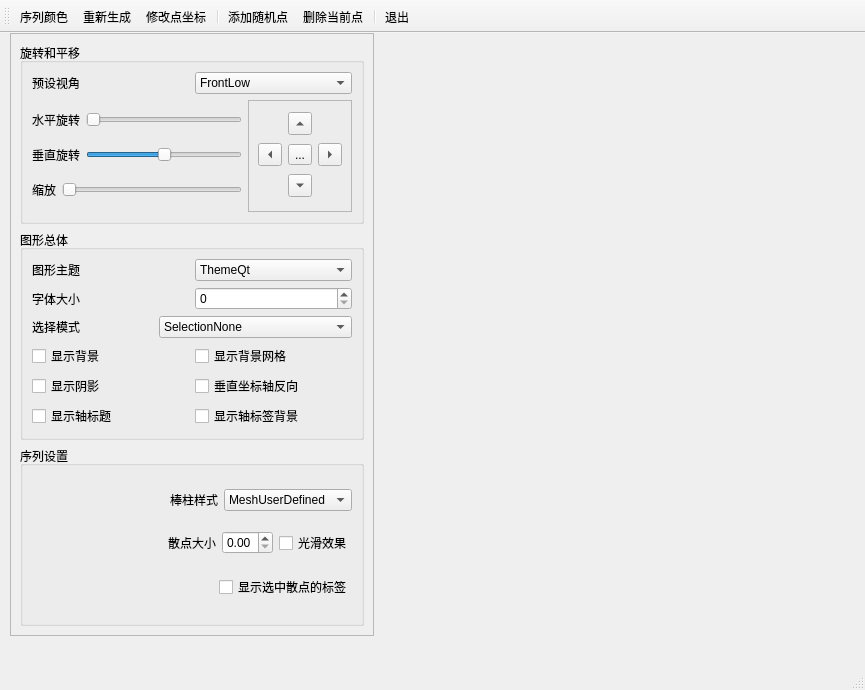
<?xml version="1.0" encoding="UTF-8"?>
<ui version="4.0">
 <class>MainWindow</class>
 <widget class="QMainWindow" name="MainWindow">
  <property name="geometry">
   <rect>
    <x>0</x>
    <y>0</y>
    <width>865</width>
    <height>690</height>
   </rect>
  </property>
  <property name="windowTitle">
   <string>Q3DScatter三维散点图</string>
  </property>
  <widget class="QWidget" name="centralwidget">
   <widget class="QFrame" name="frame_setupChart">
    <property name="geometry">
     <rect>
      <x>10</x>
      <y>0</y>
      <width>364</width>
      <height>603</height>
     </rect>
    </property>
    <property name="frameShape">
     <enum>QFrame::StyledPanel</enum>
    </property>
    <property name="frameShadow">
     <enum>QFrame::Raised</enum>
    </property>
    <layout class="QVBoxLayout" name="verticalLayout_5">
     <item>
      <widget class="QGroupBox" name="groupBox">
       <property name="title">
        <string>旋转和平移</string>
       </property>
       <layout class="QVBoxLayout" name="verticalLayout_3">
        <item>
         <layout class="QHBoxLayout" name="horizontalLayout_7">
          <item>
           <widget class="QLabel" name="label">
            <property name="text">
             <string>预设视角</string>
            </property>
           </widget>
          </item>
          <item>
           <widget class="QComboBox" name="comboBox_preView">
            <item>
             <property name="text">
              <string>FrontLow</string>
             </property>
            </item>
            <item>
             <property name="text">
              <string>Front</string>
             </property>
            </item>
            <item>
             <property name="text">
              <string>FrontHigh</string>
             </property>
            </item>
            <item>
             <property name="text">
              <string>LeftLow</string>
             </property>
            </item>
            <item>
             <property name="text">
              <string>Left</string>
             </property>
            </item>
            <item>
             <property name="text">
              <string>LeftHigh</string>
             </property>
            </item>
            <item>
             <property name="text">
              <string>RightLow</string>
             </property>
            </item>
            <item>
             <property name="text">
              <string>Right</string>
             </property>
            </item>
            <item>
             <property name="text">
              <string>RightHigh</string>
             </property>
            </item>
            <item>
             <property name="text">
              <string>BehindLow</string>
             </property>
            </item>
            <item>
             <property name="text">
              <string>Behind</string>
             </property>
            </item>
            <item>
             <property name="text">
              <string>BehindHigh</string>
             </property>
            </item>
            <item>
             <property name="text">
              <string>sometricLeft</string>
             </property>
            </item>
            <item>
             <property name="text">
              <string>sometricLeftHigh</string>
             </property>
            </item>
            <item>
             <property name="text">
              <string>sometricRight</string>
             </property>
            </item>
            <item>
             <property name="text">
              <string>sometricRightHigh</string>
             </property>
            </item>
            <item>
             <property name="text">
              <string>DirectlyAbove</string>
             </property>
            </item>
            <item>
             <property name="text">
              <string>DirectlyAboveCW45</string>
             </property>
            </item>
            <item>
             <property name="text">
              <string>DirectlyAboveCCW45</string>
             </property>
            </item>
            <item>
             <property name="text">
              <string>FrontBelow</string>
             </property>
            </item>
            <item>
             <property name="text">
              <string>LeftBelow</string>
             </property>
            </item>
            <item>
             <property name="text">
              <string>RightBelow</string>
             </property>
            </item>
            <item>
             <property name="text">
              <string>BehindBelow</string>
             </property>
            </item>
            <item>
             <property name="text">
              <string>DirectlyBelow</string>
             </property>
            </item>
           </widget>
          </item>
         </layout>
        </item>
        <item>
         <layout class="QHBoxLayout" name="horizontalLayout_11">
          <item>
           <layout class="QVBoxLayout" name="verticalLayout_2">
            <item>
             <layout class="QHBoxLayout" name="horizontalLayout_8">
              <item>
               <widget class="QLabel" name="label_2">
                <property name="text">
                 <string>水平旋转</string>
                </property>
               </widget>
              </item>
              <item>
               <widget class="QSlider" name="horizontalSlider_horizontalRotate">
                <property name="orientation">
                 <enum>Qt::Horizontal</enum>
                </property>
               </widget>
              </item>
             </layout>
            </item>
            <item>
             <layout class="QHBoxLayout" name="horizontalLayout_9">
              <item>
               <widget class="QLabel" name="label_3">
                <property name="text">
                 <string>垂直旋转</string>
                </property>
               </widget>
              </item>
              <item>
               <widget class="QSlider" name="horizontalSlider_VerticalRotate">
                <property name="minimum">
                 <number>-180</number>
                </property>
                <property name="maximum">
                 <number>180</number>
                </property>
                <property name="orientation">
                 <enum>Qt::Horizontal</enum>
                </property>
               </widget>
              </item>
             </layout>
            </item>
            <item>
             <layout class="QHBoxLayout" name="horizontalLayout_10">
              <item>
               <widget class="QLabel" name="label_4">
                <property name="text">
                 <string>缩放</string>
                </property>
               </widget>
              </item>
              <item>
               <widget class="QSlider" name="horizontalSlider_scaled">
                <property name="minimum">
                 <number>10</number>
                </property>
                <property name="maximum">
                 <number>100</number>
                </property>
                <property name="orientation">
                 <enum>Qt::Horizontal</enum>
                </property>
               </widget>
              </item>
             </layout>
            </item>
           </layout>
          </item>
          <item>
           <widget class="QFrame" name="frame">
            <property name="frameShape">
             <enum>QFrame::StyledPanel</enum>
            </property>
            <property name="frameShadow">
             <enum>QFrame::Raised</enum>
            </property>
            <layout class="QGridLayout" name="gridLayout">
             <item row="0" column="1">
              <widget class="QToolButton" name="toolButton_up">
               <property name="text">
                <string>...</string>
               </property>
               <property name="arrowType">
                <enum>Qt::UpArrow</enum>
               </property>
              </widget>
             </item>
             <item row="1" column="0">
              <widget class="QToolButton" name="toolButton_left">
               <property name="text">
                <string>...</string>
               </property>
               <property name="arrowType">
                <enum>Qt::LeftArrow</enum>
               </property>
              </widget>
             </item>
             <item row="1" column="1">
              <widget class="QToolButton" name="toolButton_refresh">
               <property name="text">
                <string>...</string>
               </property>
              </widget>
             </item>
             <item row="1" column="2">
              <widget class="QToolButton" name="toolButton_right">
               <property name="text">
                <string>...</string>
               </property>
               <property name="arrowType">
                <enum>Qt::RightArrow</enum>
               </property>
              </widget>
             </item>
             <item row="2" column="1">
              <widget class="QToolButton" name="toolButton_down">
               <property name="text">
                <string>...</string>
               </property>
               <property name="arrowType">
                <enum>Qt::DownArrow</enum>
               </property>
              </widget>
             </item>
            </layout>
           </widget>
          </item>
         </layout>
        </item>
       </layout>
      </widget>
     </item>
     <item>
      <widget class="QGroupBox" name="groupBox_2">
       <property name="title">
        <string>图形总体</string>
       </property>
       <layout class="QVBoxLayout" name="verticalLayout">
        <item>
         <layout class="QHBoxLayout" name="horizontalLayout">
          <item>
           <widget class="QLabel" name="label_5">
            <property name="text">
             <string>图形主题</string>
            </property>
           </widget>
          </item>
          <item>
           <widget class="QComboBox" name="comboBox_mapTheme">
            <item>
             <property name="text">
              <string>ThemeQt</string>
             </property>
            </item>
            <item>
             <property name="text">
              <string>ThemePrimaryColors</string>
             </property>
            </item>
            <item>
             <property name="text">
              <string>ThemeDigia</string>
             </property>
            </item>
            <item>
             <property name="text">
              <string>ThemeStoneMoss</string>
             </property>
            </item>
            <item>
             <property name="text">
              <string>ThemeArmyBlue</string>
             </property>
            </item>
            <item>
             <property name="text">
              <string>ThemeRetro</string>
             </property>
            </item>
            <item>
             <property name="text">
              <string>ThemeEbony</string>
             </property>
            </item>
            <item>
             <property name="text">
              <string>ThemeIsabelle</string>
             </property>
            </item>
            <item>
             <property name="text">
              <string>ThemeUserDefined</string>
             </property>
            </item>
           </widget>
          </item>
         </layout>
        </item>
        <item>
         <layout class="QHBoxLayout" name="horizontalLayout_2">
          <item>
           <widget class="QLabel" name="label_6">
            <property name="text">
             <string>字体大小</string>
            </property>
           </widget>
          </item>
          <item>
           <widget class="QSpinBox" name="spinBox_fontSize"/>
          </item>
         </layout>
        </item>
        <item>
         <layout class="QHBoxLayout" name="horizontalLayout_3">
          <item>
           <widget class="QLabel" name="label_7">
            <property name="text">
             <string>选择模式</string>
            </property>
           </widget>
          </item>
          <item>
           <widget class="QComboBox" name="comboBox_selectMode">
            <item>
             <property name="text">
              <string>SelectionNone</string>
             </property>
            </item>
            <item>
             <property name="text">
              <string>SelectionItem</string>
             </property>
            </item>
            <item>
             <property name="text">
              <string>SelectionRow</string>
             </property>
            </item>
            <item>
             <property name="text">
              <string>SelectionItemAndRow</string>
             </property>
            </item>
            <item>
             <property name="text">
              <string>SelectionColumn</string>
             </property>
            </item>
            <item>
             <property name="text">
              <string>SelectionItemAndColumn</string>
             </property>
            </item>
            <item>
             <property name="text">
              <string>SelectionRowAndColumn</string>
             </property>
            </item>
            <item>
             <property name="text">
              <string>SelectionItemRowAndColumn</string>
             </property>
            </item>
            <item>
             <property name="text">
              <string>SelectionSlice</string>
             </property>
            </item>
            <item>
             <property name="text">
              <string>SelectionMultiSeries</string>
             </property>
            </item>
           </widget>
          </item>
         </layout>
        </item>
        <item>
         <layout class="QHBoxLayout" name="horizontalLayout_4">
          <item>
           <widget class="QCheckBox" name="checkBox_showBackground">
            <property name="text">
             <string>显示背景</string>
            </property>
           </widget>
          </item>
          <item>
           <widget class="QCheckBox" name="checkBox_showGrid">
            <property name="text">
             <string>显示背景网格</string>
            </property>
           </widget>
          </item>
         </layout>
        </item>
        <item>
         <layout class="QHBoxLayout" name="horizontalLayout_5">
          <item>
           <widget class="QCheckBox" name="checkBox_showReflection">
            <property name="text">
             <string>显示阴影</string>
            </property>
           </widget>
          </item>
          <item>
           <widget class="QCheckBox" name="checkBox_reverseValueAxis">
            <property name="text">
             <string>垂直坐标轴反向</string>
            </property>
           </widget>
          </item>
         </layout>
        </item>
        <item>
         <layout class="QHBoxLayout" name="horizontalLayout_6">
          <item>
           <widget class="QCheckBox" name="checkBox_showAxisTitle">
            <property name="text">
             <string>显示轴标题</string>
            </property>
           </widget>
          </item>
          <item>
           <widget class="QCheckBox" name="checkBox_showAxisLabelBackground">
            <property name="text">
             <string>显示轴标签背景</string>
            </property>
           </widget>
          </item>
         </layout>
        </item>
       </layout>
      </widget>
     </item>
     <item>
      <widget class="QGroupBox" name="groupBox_3">
       <property name="title">
        <string>序列设置</string>
       </property>
       <layout class="QVBoxLayout" name="verticalLayout_4">
        <item>
         <layout class="QHBoxLayout" name="horizontalLayout_13">
          <item>
           <spacer name="horizontalSpacer">
            <property name="orientation">
             <enum>Qt::Horizontal</enum>
            </property>
            <property name="sizeHint" stdset="0">
             <size>
              <width>40</width>
              <height>20</height>
             </size>
            </property>
           </spacer>
          </item>
          <item>
           <widget class="QLabel" name="label_8">
            <property name="text">
             <string>棒柱样式</string>
            </property>
           </widget>
          </item>
          <item>
           <widget class="QComboBox" name="comboBox_barStyle">
            <item>
             <property name="text">
              <string>MeshUserDefined</string>
             </property>
            </item>
            <item>
             <property name="text">
              <string>MeshBar</string>
             </property>
            </item>
            <item>
             <property name="text">
              <string>MeshCube</string>
             </property>
            </item>
            <item>
             <property name="text">
              <string>MeshPyramid</string>
             </property>
            </item>
            <item>
             <property name="text">
              <string>MeshCone</string>
             </property>
            </item>
            <item>
             <property name="text">
              <string>MeshCylinder</string>
             </property>
            </item>
            <item>
             <property name="text">
              <string>MeshBevelBar</string>
             </property>
            </item>
            <item>
             <property name="text">
              <string>MeshSphere</string>
             </property>
            </item>
            <item>
             <property name="text">
              <string>MeshMinimal</string>
             </property>
            </item>
            <item>
             <property name="text">
              <string>MeshArrow</string>
             </property>
            </item>
            <item>
             <property name="text">
              <string>MeshPoint</string>
             </property>
            </item>
           </widget>
          </item>
         </layout>
        </item>
        <item>
         <layout class="QHBoxLayout" name="horizontalLayout_14">
          <item>
           <spacer name="horizontalSpacer_2">
            <property name="orientation">
             <enum>Qt::Horizontal</enum>
            </property>
            <property name="sizeHint" stdset="0">
             <size>
              <width>40</width>
              <height>20</height>
             </size>
            </property>
           </spacer>
          </item>
          <item>
           <widget class="QLabel" name="label_9">
            <property name="text">
             <string>散点大小</string>
            </property>
           </widget>
          </item>
          <item>
           <widget class="QDoubleSpinBox" name="doubleSpinBox_scatterSize">
            <property name="maximum">
             <double>1.000000000000000</double>
            </property>
            <property name="singleStep">
             <double>0.050000000000000</double>
            </property>
           </widget>
          </item>
          <item>
           <widget class="QCheckBox" name="checkBox_smoothEffect">
            <property name="text">
             <string>光滑效果</string>
            </property>
           </widget>
          </item>
         </layout>
        </item>
        <item>
         <layout class="QHBoxLayout" name="horizontalLayout_12">
          <item>
           <spacer name="horizontalSpacer_3">
            <property name="orientation">
             <enum>Qt::Horizontal</enum>
            </property>
            <property name="sizeHint" stdset="0">
             <size>
              <width>40</width>
              <height>20</height>
             </size>
            </property>
           </spacer>
          </item>
          <item>
           <widget class="QCheckBox" name="checkBox_showSelectedBarLabels">
            <property name="text">
             <string>显示选中散点的标签</string>
            </property>
           </widget>
          </item>
         </layout>
        </item>
       </layout>
      </widget>
     </item>
    </layout>
   </widget>
  </widget>
  <widget class="QMenuBar" name="menubar">
   <property name="geometry">
    <rect>
     <x>0</x>
     <y>0</y>
     <width>865</width>
     <height>25</height>
    </rect>
   </property>
  </widget>
  <widget class="QStatusBar" name="statusbar"/>
  <widget class="QToolBar" name="toolBar">
   <property name="windowTitle">
    <string>toolBar</string>
   </property>
   <attribute name="toolBarArea">
    <enum>TopToolBarArea</enum>
   </attribute>
   <attribute name="toolBarBreak">
    <bool>false</bool>
   </attribute>
   <addaction name="action_seriesColor"/>
   <addaction name="action_reBuildChart"/>
   <addaction name="action_changValue"/>
   <addaction name="separator"/>
   <addaction name="action_addRow"/>
   <addaction name="action_delRow"/>
   <addaction name="separator"/>
   <addaction name="action_quit"/>
  </widget>
  <action name="action_seriesColor">
   <property name="text">
    <string>序列颜色</string>
   </property>
   <property name="toolTip">
    <string>序列颜色</string>
   </property>
   <property name="menuRole">
    <enum>QAction::NoRole</enum>
   </property>
  </action>
  <action name="action_reBuildChart">
   <property name="text">
    <string>重新生成</string>
   </property>
   <property name="toolTip">
    <string>重新生成</string>
   </property>
   <property name="menuRole">
    <enum>QAction::NoRole</enum>
   </property>
  </action>
  <action name="action_changValue">
   <property name="text">
    <string>修改点坐标</string>
   </property>
   <property name="toolTip">
    <string>修改点坐标</string>
   </property>
   <property name="menuRole">
    <enum>QAction::NoRole</enum>
   </property>
  </action>
  <action name="action_addRow">
   <property name="text">
    <string>添加随机点</string>
   </property>
   <property name="toolTip">
    <string>添加随机点</string>
   </property>
   <property name="menuRole">
    <enum>QAction::NoRole</enum>
   </property>
  </action>
  <action name="action_insertRow">
   <property name="text">
    <string>插入行</string>
   </property>
   <property name="toolTip">
    <string>插入行</string>
   </property>
   <property name="menuRole">
    <enum>QAction::NoRole</enum>
   </property>
  </action>
  <action name="action_delRow">
   <property name="text">
    <string>删除当前点</string>
   </property>
   <property name="toolTip">
    <string>删除当前点</string>
   </property>
   <property name="menuRole">
    <enum>QAction::NoRole</enum>
   </property>
  </action>
  <action name="action_quit">
   <property name="text">
    <string>退出</string>
   </property>
   <property name="toolTip">
    <string>退出</string>
   </property>
   <property name="menuRole">
    <enum>QAction::NoRole</enum>
   </property>
  </action>
 </widget>
 <resources/>
 <connections>
  <connection>
   <sender>action_quit</sender>
   <signal>triggered()</signal>
   <receiver>MainWindow</receiver>
   <slot>close()</slot>
   <hints>
    <hint type="sourcelabel">
     <x>-1</x>
     <y>-1</y>
    </hint>
    <hint type="destinationlabel">
     <x>432</x>
     <y>312</y>
    </hint>
   </hints>
  </connection>
 </connections>
</ui>
